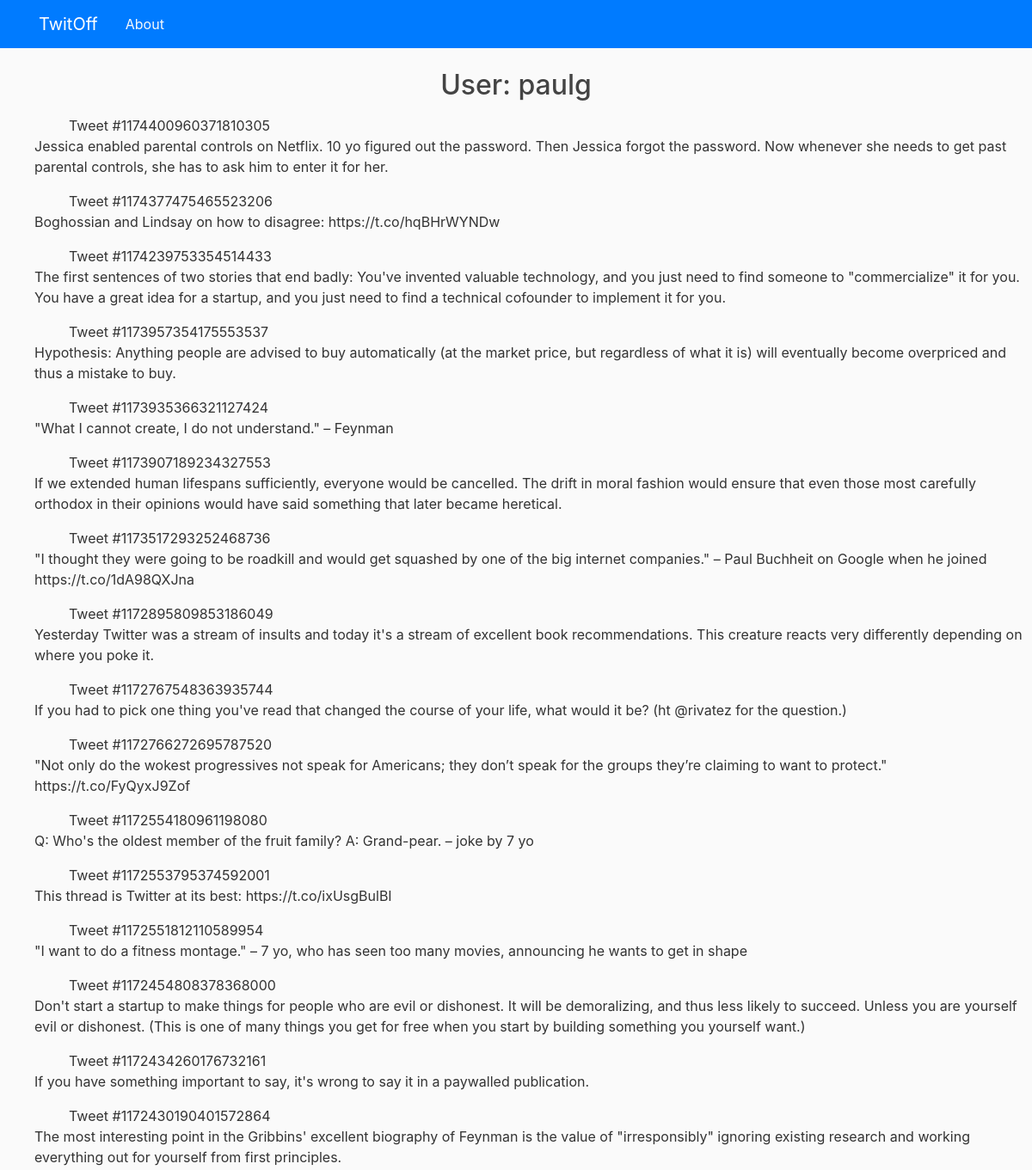
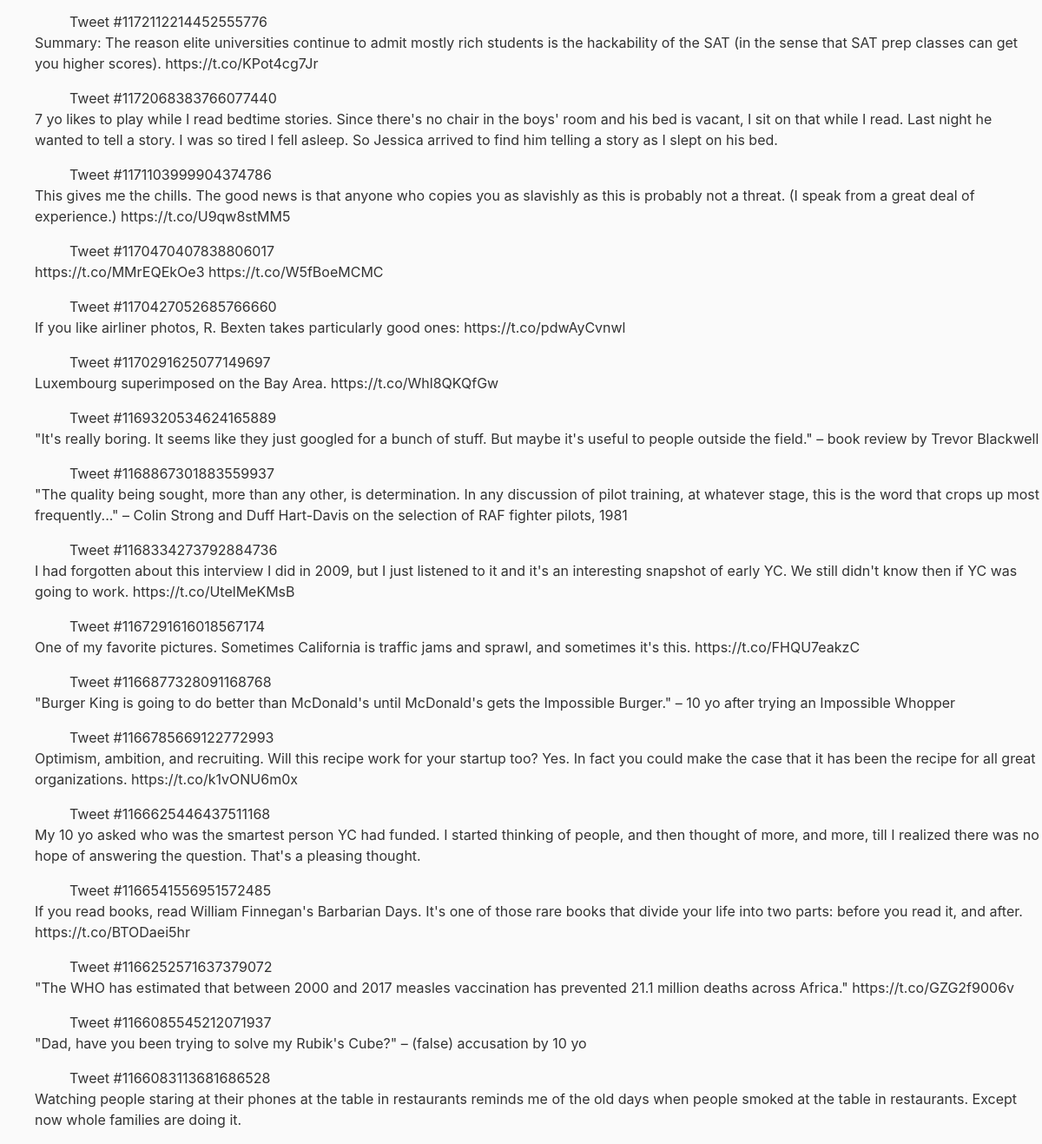
The page /user/paulg on the database its author committed (2 pictures, top to bottom).
### twitoff_app/models.py (models this page shows, shortened)
class User(DB.Model):
    id = DB.Column(DB.BigInteger, primary_key=True)
    name = DB.Column(DB.String(20), unique=True, nullable=False)
    newest_tweet_id = DB.Column(DB.BigInteger)

class Tweet(DB.Model):
    id = DB.Column(DB.BigInteger, primary_key=True)
    text = DB.Column(DB.Unicode(500))
    embedding = DB.Column(DB.PickleType, nullable=False)
    user_id = DB.Column(DB.BigInteger,
                        DB.ForeignKey('user.id'),
                        nullable=False)
    user = DB.relationship('User', backref=DB.backref('tweets', lazy=True))

### twitoff_app/routes.py (the view)
@app.route('/user', methods=['POST'])
@app.route('/user/<name>', methods=['GET'])
def user(name=None):
    message = ''
    name = name or request.values['user_name']
    try:
        if request.method == 'POST':
            add_or_update_user(name)
            message = f'User {name} successfully added!'
        tweets = User.query.filter(User.name == name).one().tweets
    except Exception as e:
        message = f'Error adding {name}: {e}'
        tweets = []
    return render_template('user.html', title=f'{name}', tweets=tweets,
                           message=message)

### twitoff_app/templates/user.html (shortened to what this page needs)
{% extends "layout.html" %}
{% block content %}
<h2 class="text-center text-weight-bold"  >User: {{ title }}</h2>
<ul>
    {% for tweet in tweets %}
    <ul> Tweet #{{tweet.id}}</ul>
        <p>{{ tweet.text }}</p>
    {% endfor %}
</ul>
{% endblock %}

### twitoff_app/static/main.css (style rules this page uses)
body { background: #fafafa; color: #333333; margin-top: 5rem; }
h1, h2, h3, h4, h5, h6 { color: #444444; }

### rows shown on the page
User: name "paulg"
Tweet: id "1174400960371810305", text "Jessica enabled parental controls on Netflix. 10 yo figured out the password. Then Jessica forgot the password. Now whenever she needs to get past parental controls, she has to ask him to enter it for her."
Tweet: id "1174377475465523206", text "Boghossian and Lindsay on how to disagree: https://t.co/hqBHrWYNDw"
Tweet: id "1174239753354514433", text "The first sentences of two stories that end badly: You've invented valuable technology, and you just need to find someone to \"commercialize\" it for you. You have a great idea for a startup, and you just need to find a technical cofounder to implement it for you."
Tweet: id "1173957354175553537", text "Hypothesis: Anything people are advised to buy automatically (at the market price, but regardless of what it is) will eventually become overpriced and thus a mistake to buy."
Tweet: id "1173935366321127424", text "\"What I cannot create, I do not understand.\" – Feynman"
Tweet: id "1173907189234327553", text "If we extended human lifespans sufficiently, everyone would be cancelled. The drift in moral fashion would ensure that even those most carefully orthodox in their opinions would have said something that later became heretical."
Tweet: id "1173517293252468736", text "\"I thought they were going to be roadkill and would get squashed by one of the big internet companies.\" – Paul Buchheit on Google when he joined https://t.co/1dA98QXJna"
Tweet: id "1172895809853186049", text "Yesterday Twitter was a stream of insults and today it's a stream of excellent book recommendations. This creature reacts very differently depending on where you poke it."
Tweet: id "1172767548363935744", text "If you had to pick one thing you've read that changed the course of your life, what would it be? (ht @rivatez for the question.)"
Tweet: id "1172766272695787520", text "\"Not only do the wokest progressives not speak for Americans; they don’t speak for the groups they’re claiming to want to protect.\" https://t.co/FyQyxJ9Zof"
Tweet: id "1172554180961198080", text "Q: Who's the oldest member of the fruit family? A: Grand-pear. – joke by 7 yo"
Tweet: id "1172553795374592001", text "This thread is Twitter at its best: https://t.co/ixUsgBulBI"
Tweet: id "1172551812110589954", text "\"I want to do a fitness montage.\" – 7 yo, who has seen too many movies, announcing he wants to get in shape"
Tweet: id "1172454808378368000", text "Don't start a startup to make things for people who are evil or dishonest. It will be demoralizing, and thus less likely to succeed. Unless you are yourself evil or dishonest. (This is one of many things you get for free when you start by building something you yourself want.)"
Tweet: id "1172434260176732161", text "If you have something important to say, it's wrong to say it in a paywalled publication."
Tweet: id "1172430190401572864", text "The most interesting point in the Gribbins' excellent biography of Feynman is the value of \"irresponsibly\" ignoring existing research and working everything out for yourself from first principles."
Tweet: id "1172112214452555776", text "Summary: The reason elite universities continue to admit mostly rich students is the hackability of the SAT (in the sense that SAT prep classes can get you higher scores). https://t.co/KPot4cg7Jr"
Tweet: id "1172068383766077440", text "7 yo likes to play while I read bedtime stories. Since there's no chair in the boys' room and his bed is vacant, I sit on that while I read. Last night he wanted to tell a story. I was so tired I fell asleep. So Jessica arrived to find him telling a story as I slept on his bed."
Tweet: id "1171103999904374786", text "This gives me the chills. The good news is that anyone who copies you as slavishly as this is probably not a threat. (I speak from a great deal of experience.) https://t.co/U9qw8stMM5"
Tweet: id "1170470407838806017", text "https://t.co/MMrEQEkOe3 https://t.co/W5fBoeMCMC"
Tweet: id "1170427052685766660", text "If you like airliner photos, R. Bexten takes particularly good ones: https://t.co/pdwAyCvnwl"
Tweet: id "1170291625077149697", text "Luxembourg superimposed on the Bay Area. https://t.co/Whl8QKQfGw"
Tweet: id "1169320534624165889", text "\"It's really boring. It seems like they just googled for a bunch of stuff. But maybe it's useful to people outside the field.\" – book review by Trevor Blackwell"
Tweet: id "1168867301883559937", text "\"The quality being sought, more than any other, is determination. In any discussion of pilot training, at whatever stage, this is the word that crops up most frequently...\" – Colin Strong and Duff Hart-Davis on the selection of RAF fighter pilots, 1981"
Tweet: id "1168334273792884736", text "I had forgotten about this interview I did in 2009, but I just listened to it and it's an interesting snapshot of early YC. We still didn't know then if YC was going to work. https://t.co/UtelMeKMsB"
Tweet: id "1167291616018567174", text "One of my favorite pictures. Sometimes California is traffic jams and sprawl, and sometimes it's this. https://t.co/FHQU7eakzC"
Tweet: id "1166877328091168768", text "\"Burger King is going to do better than McDonald's until McDonald's gets the Impossible Burger.\" – 10 yo after trying an Impossible Whopper"
Tweet: id "1166785669122772993", text "Optimism, ambition, and recruiting. Will this recipe work for your startup too? Yes. In fact you could make the case that it has been the recipe for all great organizations. https://t.co/k1vONU6m0x"
Tweet: id "1166625446437511168", text "My 10 yo asked who was the smartest person YC had funded. I started thinking of people, and then thought of more, and more, till I realized there was no hope of answering the question. That's a pleasing thought."
Tweet: id "1166541556951572485", text "If you read books, read William Finnegan's Barbarian Days. It's one of those rare books that divide your life into two parts: before you read it, and after. https://t.co/BTODaei5hr"
Tweet: id "1166252571637379072", text "\"The WHO has estimated that between 2000 and 2017 measles vaccination has prevented 21.1 million deaths across Africa.\" https://t.co/GZG2f9006v"
Tweet: id "1166085545212071937", text "\"Dad, have you been trying to solve my Rubik's Cube?\" – (false) accusation by 10 yo"
Tweet: id "1166083113681686528", text "Watching people staring at their phones at the table in restaurants reminds me of the old days when people smoked at the table in restaurants. Except now whole families are doing it."
